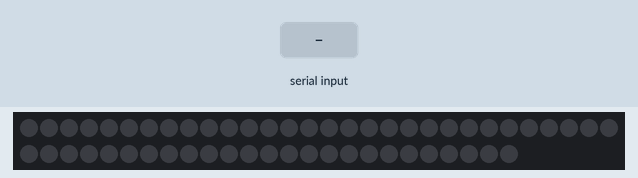
Simulated run of this sketch. Board: Arduino Uno, built with avr-gcc and run on an emulated ATmega328P. Shown: 55 RGB LEDs in strip order, left to right, continuing on the next row. The test bench sets the inputs (shaded band). Dim RGB values are drawn brighter than linear.

Above: at 1.2 s.
1.3 s: "R\n" received over Serial
At 2.2 s:
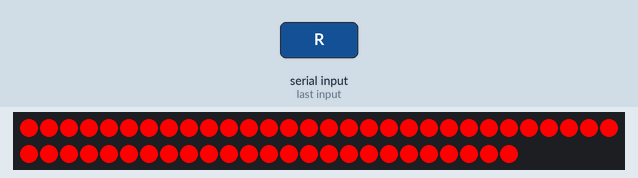
3.2 s: "G\n" received over Serial
At 4.8 s:
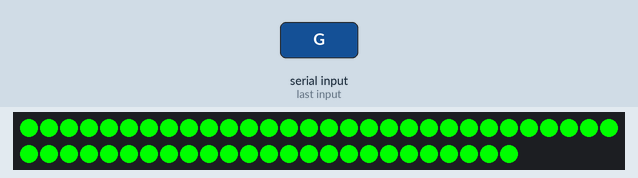
5.1 s: "B\n" received over Serial
At 6.3 s:
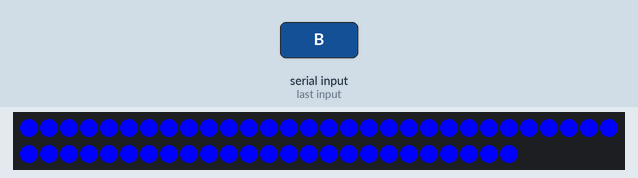
7.0 s: "P\n" received over Serial
At 7.8 s:
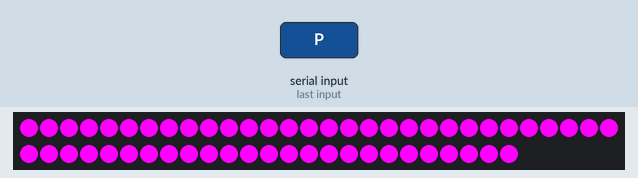
8.9 s: "Y\n" received over Serial
At 10.4 s:
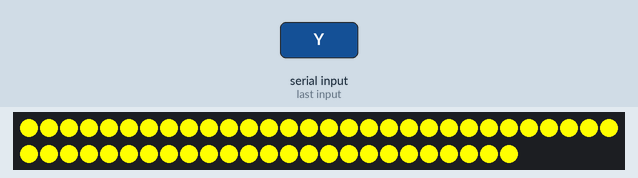
10.8 s: "D\n" received over Serial
At 11.8 s:
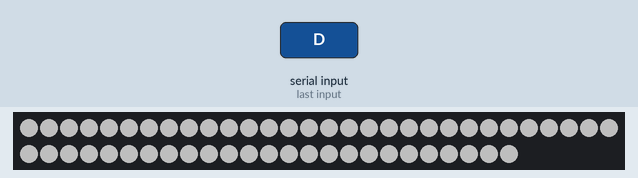
Timing chart, 0 to 13.7 s (numbered marks = the images above; inputs shaded):
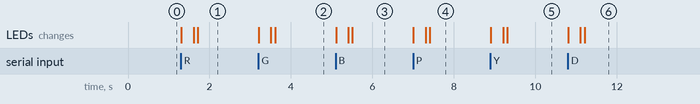

The sketch:

pumpkinPi.ino
```cpp
#include <Adafruit_NeoPixel.h>

// Parameter 1 = number of pixels in strip
// Parameter 2 = pin number (most are valid)
// Parameter 3 = pixel type flags, add together as needed:
//   NEO_RGB     Pixels are wired for RGB bitstream
//   NEO_GRB     Pixels are wired for GRB bitstream
//   NEO_KHZ400  400 KHz bitstream (e.g. FLORA pixels)
//   NEO_KHZ800  800 KHz bitstream (e.g. High Density LED strip)
Adafruit_NeoPixel strip = Adafruit_NeoPixel(55, 6, NEO_GRB + NEO_KHZ800);
char buffer = 0;
int currentPos = 0;
char color = 0;

void setup() {
  strip.begin();
  Serial.begin(9600);
  strip.show(); // Initialize all pixels to 'off'
}

void loop() {

  while(Serial.available()){
   currentPos = 0;
   buffer = Serial.read();

   if (buffer != '\n')
    color = buffer;

  }

   if (color == 'R' && currentPos < strip.numPixels()){
    strip.setPixelColor(currentPos++, 255,0,0);
    delay(5);
    strip.show();
   }

   else if (color == 'G' && currentPos < strip.numPixels()){
    strip.setPixelColor(currentPos++, 0,255,0);
    delay(5);
    strip.show();
   }

   else if (color == 'U' && currentPos < strip.numPixels()){
    strip.setPixelColor(currentPos++, 139,69,19);
    delay(5);
    strip.show();
   }

   else if (color == 'B' && currentPos < strip.numPixels()){
    strip.setPixelColor(currentPos++, 0,0,255);
    delay(5);
    strip.show();
   }

   else if (color == 'P' && currentPos < strip.numPixels()){
    strip.setPixelColor(currentPos++, 255,0,255);
    delay(5);
    strip.show();
   }

   else if (color == 'Y' && currentPos < strip.numPixels()){
    strip.setPixelColor(currentPos++, 255,255,0);
    delay(5);
    strip.show();
   }

   else if (color == 'O' && currentPos < strip.numPixels()){
    strip.setPixelColor(currentPos++, 255,100,0);
    delay(5);
    strip.show();
   }

   else if (color == 'D' && currentPos < strip.numPixels()){
    strip.setPixelColor(currentPos++, 80,80,80);
    delay(5);
    strip.show();
   }

   else if (color == 'W' && currentPos < strip.numPixels()){
    strip.setPixelColor(currentPos++, 255,255,255);
    delay(5);
    strip.show();
   }

   else if (color == 'M' && currentPos < strip.numPixels()){
    strip.setPixelColor(currentPos++, 0,0,0);
    delay(5);
    strip.show();
   }

}
```

Measured:
- after the input at 1.3 s, the LEDs: first change at once (image 1 shows a later state)
- after the input at 3.2 s, the LEDs: first change at once (image 2 shows a later state)
- after the input at 5.1 s, the LEDs: first change at once (image 3 shows a later state)
- after the input at 7.0 s, the LEDs: first change at once (image 4 shows a later state)
- after the input at 8.9 s, the LEDs: first change at once (image 5 shows a later state)
- after the input at 10.8 s, the LEDs: first change at once (image 6 shows a later state)
